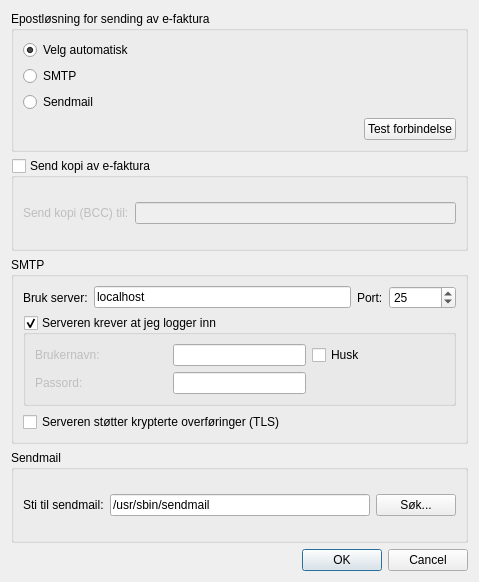
<ui version="4.0" >
 <class>epostOppsett</class>
 <widget class="QDialog" name="epostOppsett" >
  <property name="geometry" >
   <rect>
    <x>0</x>
    <y>0</y>
    <width>479</width>
    <height>582</height>
   </rect>
  </property>
  <property name="windowTitle" >
   <string>Oppsett av epost</string>
  </property>
  <layout class="QGridLayout" name="gridLayout_3" >
   <item row="4" column="0" >
    <widget class="QDialogButtonBox" name="buttonBox" >
     <property name="orientation" >
      <enum>Qt::Horizontal</enum>
     </property>
     <property name="standardButtons" >
      <set>QDialogButtonBox::Cancel|QDialogButtonBox::Ok</set>
     </property>
    </widget>
   </item>
   <item row="0" column="0" >
    <widget class="QGroupBox" name="groupBox" >
     <property name="title" >
      <string>Epostløsning for sending av e-faktura</string>
     </property>
     <layout class="QGridLayout" name="gridLayout_4" >
      <item row="0" column="0" colspan="2" >
       <layout class="QVBoxLayout" name="_4" >
        <item>
         <widget class="QRadioButton" name="epostLosningAuto" >
          <property name="text" >
           <string>Velg automatisk</string>
          </property>
          <property name="checked" >
           <bool>true</bool>
          </property>
          <property name="buttonGroupId" stdset="0" >
           <number>-1</number>
          </property>
         </widget>
        </item>
        <item>
         <widget class="QRadioButton" name="epostLosningSmtp" >
          <property name="sizePolicy" >
           <sizepolicy vsizetype="Fixed" hsizetype="Fixed" >
            <horstretch>0</horstretch>
            <verstretch>0</verstretch>
           </sizepolicy>
          </property>
          <property name="text" >
           <string>SMTP</string>
          </property>
          <property name="buttonGroupId" stdset="0" >
           <number>-1</number>
          </property>
         </widget>
        </item>
        <item>
         <widget class="QRadioButton" name="epostLosningSendmail" >
          <property name="text" >
           <string>Sendmail</string>
          </property>
          <property name="buttonGroupId" stdset="0" >
           <number>-1</number>
          </property>
         </widget>
        </item>
       </layout>
      </item>
      <item row="2" column="0" >
       <spacer name="horizontalSpacer" >
        <property name="orientation" >
         <enum>Qt::Horizontal</enum>
        </property>
        <property name="sizeHint" stdset="0" >
         <size>
          <width>40</width>
          <height>20</height>
         </size>
        </property>
       </spacer>
      </item>
      <item row="2" column="1" >
       <widget class="QPushButton" name="epostLosningTest" >
        <property name="sizePolicy" >
         <sizepolicy vsizetype="Fixed" hsizetype="Fixed" >
          <horstretch>0</horstretch>
          <verstretch>0</verstretch>
         </sizepolicy>
        </property>
        <property name="text" >
         <string>Test forbindelse</string>
        </property>
       </widget>
      </item>
     </layout>
     <zorder></zorder>
     <zorder>horizontalSpacer</zorder>
     <zorder>epostLosningTest</zorder>
    </widget>
   </item>
   <item row="1" column="0" >
    <widget class="QGroupBox" name="sendKopi" >
     <property name="title" >
      <string>Send kopi av e-faktura</string>
     </property>
     <property name="flat" >
      <bool>false</bool>
     </property>
     <property name="checkable" >
      <bool>true</bool>
     </property>
     <property name="checked" >
      <bool>false</bool>
     </property>
     <layout class="QGridLayout" name="gridLayout" >
      <item row="0" column="0" >
       <widget class="QLabel" name="textLabel2_6" >
        <property name="text" >
         <string>Send kopi (BCC) til:</string>
        </property>
        <property name="wordWrap" >
         <bool>false</bool>
        </property>
        <property name="buddy" >
         <cstring>kopiAdresse</cstring>
        </property>
       </widget>
      </item>
      <item row="0" column="1" >
       <widget class="QLineEdit" name="kopiAdresse" />
      </item>
     </layout>
    </widget>
   </item>
   <item row="3" column="0" >
    <widget class="QGroupBox" name="boxSendmail" >
     <property name="title" >
      <string>Sendmail</string>
     </property>
     <layout class="QGridLayout" name="gridLayout_5" >
      <item row="0" column="0" >
       <widget class="QLabel" name="textLabel5_4" >
        <property name="text" >
         <string>Sti til sendmail:</string>
        </property>
        <property name="wordWrap" >
         <bool>false</bool>
        </property>
        <property name="buddy" >
         <cstring>sendmailSti</cstring>
        </property>
       </widget>
      </item>
      <item row="0" column="1" >
       <widget class="QLineEdit" name="sendmailSti" >
        <property name="text" >
         <string>/usr/sbin/sendmail</string>
        </property>
       </widget>
      </item>
      <item row="0" column="2" >
       <widget class="QPushButton" name="sendmailSok" >
        <property name="text" >
         <string>Søk...</string>
        </property>
       </widget>
      </item>
     </layout>
    </widget>
   </item>
   <item row="2" column="0" >
    <widget class="QGroupBox" name="boxSMTP" >
     <property name="title" >
      <string>SMTP</string>
     </property>
     <layout class="QGridLayout" name="gridLayout_6" >
      <item row="0" column="0" >
       <layout class="QHBoxLayout" name="horizontalLayout_2" >
        <item>
         <widget class="QLabel" name="textLabel1_12" >
          <property name="text" >
           <string>Bruk server:</string>
          </property>
          <property name="wordWrap" >
           <bool>false</bool>
          </property>
          <property name="buddy" >
           <cstring>smtpServer</cstring>
          </property>
         </widget>
        </item>
        <item>
         <widget class="QLineEdit" name="smtpServer" >
          <property name="sizePolicy" >
           <sizepolicy vsizetype="Fixed" hsizetype="MinimumExpanding" >
            <horstretch>0</horstretch>
            <verstretch>0</verstretch>
           </sizepolicy>
          </property>
          <property name="text" >
           <string>localhost</string>
          </property>
         </widget>
        </item>
        <item>
         <widget class="QLabel" name="textLabel4_4" >
          <property name="text" >
           <string>Port:</string>
          </property>
          <property name="wordWrap" >
           <bool>false</bool>
          </property>
          <property name="buddy" >
           <cstring>smtpPort</cstring>
          </property>
         </widget>
        </item>
        <item>
         <widget class="QSpinBox" name="smtpPort" >
          <property name="buttonSymbols" >
           <enum>QAbstractSpinBox::UpDownArrows</enum>
          </property>
          <property name="minimum" >
           <number>1</number>
          </property>
          <property name="maximum" >
           <number>999999</number>
          </property>
          <property name="value" >
           <number>25</number>
          </property>
         </widget>
        </item>
       </layout>
      </item>
      <item row="2" column="0" >
       <widget class="QCheckBox" name="smtpTLS" >
        <property name="enabled" >
         <bool>true</bool>
        </property>
        <property name="text" >
         <string>Serveren støtter krypterte overføringer (TLS)</string>
        </property>
       </widget>
      </item>
      <item row="1" column="0" >
       <widget class="QGroupBox" name="smtpAuth" >
        <property name="title" >
         <string>Serveren krever at jeg logger inn</string>
        </property>
        <property name="flat" >
         <bool>true</bool>
        </property>
        <property name="checkable" >
         <bool>true</bool>
        </property>
        <layout class="QGridLayout" name="gridLayout_7" >
         <item row="0" column="0" >
          <widget class="QLabel" name="textLabel3_4" >
           <property name="enabled" >
            <bool>false</bool>
           </property>
           <property name="text" >
            <string>Brukernavn:</string>
           </property>
           <property name="wordWrap" >
            <bool>false</bool>
           </property>
           <property name="buddy" >
            <cstring>smtpBrukernavn</cstring>
           </property>
          </widget>
         </item>
         <item row="0" column="1" >
          <widget class="QLineEdit" name="smtpBrukernavn" >
           <property name="enabled" >
            <bool>true</bool>
           </property>
           <property name="sizePolicy" >
            <sizepolicy vsizetype="Fixed" hsizetype="Minimum" >
             <horstretch>0</horstretch>
             <verstretch>0</verstretch>
            </sizepolicy>
           </property>
          </widget>
         </item>
         <item row="0" column="2" >
          <widget class="QCheckBox" name="smtpHuskEpost" >
           <property name="enabled" >
            <bool>true</bool>
           </property>
           <property name="text" >
            <string>Husk</string>
           </property>
          </widget>
         </item>
         <item row="1" column="0" >
          <widget class="QLabel" name="textLabel3_4_2" >
           <property name="enabled" >
            <bool>false</bool>
           </property>
           <property name="text" >
            <string>Passord:</string>
           </property>
           <property name="wordWrap" >
            <bool>false</bool>
           </property>
           <property name="buddy" >
            <cstring>smtpPassord</cstring>
           </property>
          </widget>
         </item>
         <item row="1" column="1" >
          <widget class="QLineEdit" name="smtpPassord" >
           <property name="enabled" >
            <bool>true</bool>
           </property>
           <property name="sizePolicy" >
            <sizepolicy vsizetype="Fixed" hsizetype="Minimum" >
             <horstretch>0</horstretch>
             <verstretch>0</verstretch>
            </sizepolicy>
           </property>
           <property name="echoMode" >
            <enum>QLineEdit::Password</enum>
           </property>
          </widget>
         </item>
        </layout>
       </widget>
      </item>
     </layout>
    </widget>
   </item>
  </layout>
 </widget>
 <tabstops>
  <tabstop>epostLosningAuto</tabstop>
  <tabstop>epostLosningSmtp</tabstop>
  <tabstop>epostLosningSendmail</tabstop>
  <tabstop>epostLosningTest</tabstop>
  <tabstop>sendKopi</tabstop>
  <tabstop>kopiAdresse</tabstop>
  <tabstop>smtpServer</tabstop>
  <tabstop>smtpPort</tabstop>
  <tabstop>smtpAuth</tabstop>
  <tabstop>smtpBrukernavn</tabstop>
  <tabstop>smtpHuskEpost</tabstop>
  <tabstop>smtpPassord</tabstop>
  <tabstop>smtpTLS</tabstop>
  <tabstop>sendmailSti</tabstop>
  <tabstop>sendmailSok</tabstop>
  <tabstop>buttonBox</tabstop>
 </tabstops>
 <resources/>
 <connections>
  <connection>
   <sender>buttonBox</sender>
   <signal>accepted()</signal>
   <receiver>epostOppsett</receiver>
   <slot>accept()</slot>
   <hints>
    <hint type="sourcelabel" >
     <x>252</x>
     <y>773</y>
    </hint>
    <hint type="destinationlabel" >
     <x>157</x>
     <y>274</y>
    </hint>
   </hints>
  </connection>
  <connection>
   <sender>buttonBox</sender>
   <signal>rejected()</signal>
   <receiver>epostOppsett</receiver>
   <slot>reject()</slot>
   <hints>
    <hint type="sourcelabel" >
     <x>320</x>
     <y>773</y>
    </hint>
    <hint type="destinationlabel" >
     <x>286</x>
     <y>274</y>
    </hint>
   </hints>
  </connection>
 </connections>
</ui>
